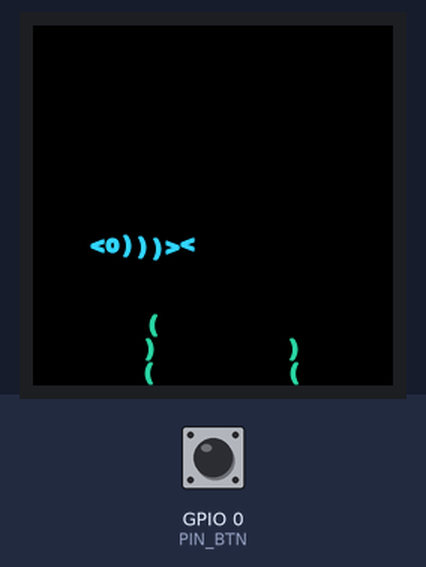
Recording of a program running on a simulated ESP32 board running MicroPython. Shown: 240×240 colour display. The inputs (shaded band) are chosen by the test bench; at power-on: GPIO 0 (PIN_BTN) HIGH. Random numbers come from a fixed seed; library files of the repository ran but are not shown: st7789.py; what the program prints to the serial console is not drawn.

Above: at 1.45 s.
1.8 s: GPIO 0 (PIN_BTN) pulled LOW for 0.15 s
At 2.14 s:
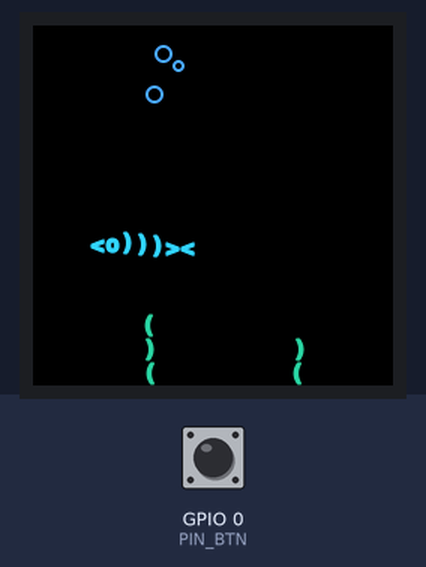
2.5 s: GPIO 0 (PIN_BTN) pulled LOW for 1 s
At 2.77 s:
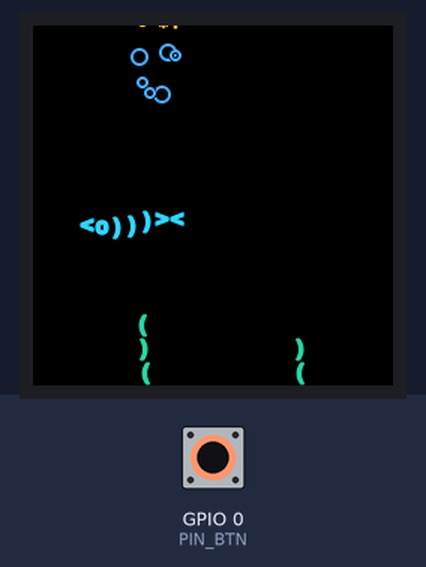
4.1 s: GPIO 0 (PIN_BTN) pulled LOW for 0.15 s
At 4.28 s:
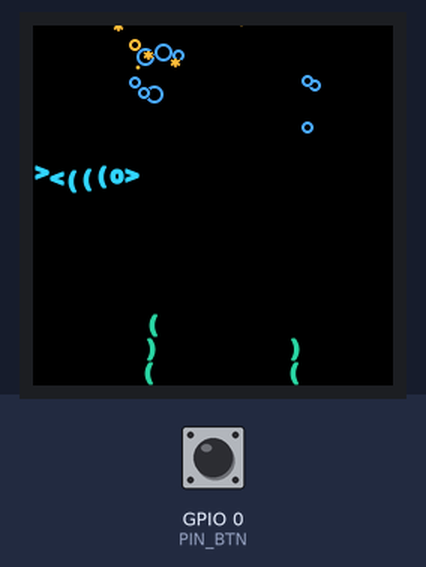
4.8 s: GPIO 0 (PIN_BTN) pulled LOW for 1 s
At 5.2 s:
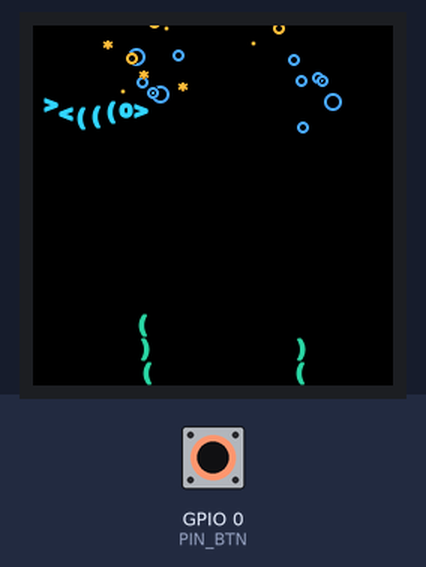
Timing chart, 0 to 7.4 s (numbered marks = the images above; inputs shaded):
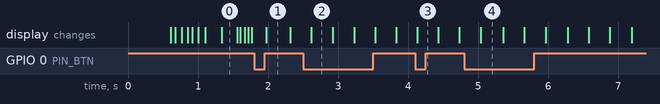

The program:

main.py
```python
import time
import gc
import config
import tank
from machine import Pin
from screen_esp32 import ESP32Screen

screen = ESP32Screen()
t = tank.Tank()
btn = Pin(config.PIN_BTN, Pin.IN, Pin.PULL_UP) if config.PIN_BTN is not None else None
btn_prev = 1

last = time.ticks_ms()
fps_t = last
frames = 0
work_sum = 0
work_max = 0
gc_every = config.GC_EVERY

while True:
    now = time.ticks_ms()
    dt = time.ticks_diff(now, last)
    last = now

    if btn is not None:
        v = btn.value()
        if v == 0 and btn_prev == 1:
            t.drop_food()
        btn_prev = v

    t.step(dt)
    t.draw(screen)
    screen.show()

    frames += 1
    spent = time.ticks_diff(time.ticks_ms(), now)
    work_sum += spent
    if spent > work_max:
        work_max = spent
    if config.SHOW_FPS and time.ticks_diff(now, fps_t) >= 2000:
        print("fps:", frames * 1000 // time.ticks_diff(now, fps_t), " 每帧平均", work_sum // frames, "ms 最慢", work_max, "ms")
        frames = 0
        work_sum = 0
        work_max = 0
        fps_t = now
    if gc_every and frames % gc_every == 0:
        gc.collect()
        spent = time.ticks_diff(time.ticks_ms(), now)
    if spent < config.FRAME_MS:
        time.sleep_ms(config.FRAME_MS - spent)
```

config.py
```python
W = 120
H = 120
SCALE = 2
CELL_W = 5
CELL_H = 8

FISH_COUNT = 1
WEED_X = (35, 85)
FOOD_FLAKES = (4, 7)
DROP_BUBBLES = 3
FOOD_LIFETIME = 1500

FISH_SPEED = (0.5, 0.7)
FISH_SWIM_TIME = (45, 90)
FISH_TURN_CHANCE = 0.1
FISH_WALL_MARGIN = 3
FISH_STOP_CHANCE = 0.15
FISH_IDLE_TIME = (10, 40)
FISH_Y = (37, 76)
FISH_DEPTH_CHANCE = 0.6
FISH_FAR_CHANCE = 0.25
FISH_UP = (6, 46)
FISH_DOWN = (84, 100)
WAG_AMP = 1.5
WAG_SPEED = 0.8

FOOD_SINK = (0.12, 0.3)
FOOD_CHASE_Y = 50
FEED_SPEED = 0.8
MUNCH_FRAMES = 18
MOUTH_PERIOD = 3
SWELL = 0.4

WORDS = ("gulp", "*chomp*", "*crunch*", "yum")
WORD_FADE_IN = 4
WORD_GLOW = 6
WORD_SETTLE = 3
WORD_FADE_OUT = 14
WORD_GAP = 42
WORD_GLOW_SPREAD = 0.5
WORD_GLOW_ON = True
WORD_STEPS = 6

BUBBLE_SMALL_RATIO = 0.7
WEED_BUBBLE_CHANCE = 0.002
MOUTH_BUBBLE_CHANCE = 0.004

COLOR_FISH = (53, 212, 255)
COLOR_WEED = (47, 214, 160)
COLOR_BUBBLE = (74, 168, 255)
COLOR_FOOD = (255, 190, 60)
COLOR_WORD = (225, 255, 170)
COLOR_WORD_BRIGHT = (255, 255, 235)
COLOR_WORD_GLOW = (110, 140, 90)
COLOR_WORD_END = (0, 0, 0)

FRAME_MS = 8
REFRESH_HZ = 90
GC_EVERY = 10
SHOW_FPS = True

SCREEN_W = 240
SCREEN_H = 240

PIN_SCK = 4
PIN_MOSI = 5
PIN_DC = 6
PIN_RST = 7
PIN_CS = 8
PIN_BL = 9
PIN_BTN = 0
BL_LEVEL = 100

SMOOTH_FONT = True
SPI_BAUD = 40000000
SPI_POLARITY = 1
SPI_PHASE = 1
INVERT = True
BGR = False
X_OFFSET = 0
Y_OFFSET = 0

MIRROR_X = True
MIRROR_Y = False
```

tank.py
```python
import math
import random
import config


def rnd(a, b):
    return a + (b - a) * random.random()


FISH_RIGHT = "><(((o>"
FISH_LEFT = "<o)))><"
FISH_N = len(FISH_RIGHT)
FISH_W = FISH_N * config.CELL_W
WORDS = config.WORDS
WORD_LIFE = config.WORD_FADE_IN + config.WORD_GLOW + config.WORD_SETTLE + config.WORD_FADE_OUT


def lerp_color(a, b, u):
    n = config.WORD_STEPS
    u = int(u * n + 0.5) / n
    if u < 0:
        u = 0
    if u > 1:
        u = 1
    return (int(a[0] + (b[0] - a[0]) * u + 0.5),
            int(a[1] + (b[1] - a[1]) * u + 0.5),
            int(a[2] + (b[2] - a[2]) * u + 0.5))


def word_look(age):
    n1 = config.WORD_FADE_IN
    n2 = n1 + config.WORD_GLOW
    n3 = n2 + config.WORD_SETTLE
    if age < n1:
        return lerp_color((0, 0, 0), config.COLOR_WORD_BRIGHT, age / n1), None
    if age < n2:
        glow = config.COLOR_WORD_GLOW if config.WORD_GLOW_ON else None
        return config.COLOR_WORD_BRIGHT, glow
    if age < n3:
        return lerp_color(config.COLOR_WORD_BRIGHT, config.COLOR_WORD, (age - n2) / config.WORD_SETTLE), None
    u = (age - n3) / config.WORD_FADE_OUT
    return lerp_color(config.COLOR_WORD, config.COLOR_WORD_END, u), None


class Fish:
    def __init__(self):
        self.x = rnd(10, config.W - FISH_W - 10)
        self.y = rnd(config.FISH_Y[0], config.FISH_Y[1])
        self.y_goal = self.y
        self.dir = 1 if random.random() < 0.5 else -1
        self.next_dir = self.dir
        self.v = 0.0
        self.vy = 0.0
        self.sv = 0.0
        self.speed_goal = 0.0
        self.mode = "idle"
        self.timer = rnd(30, 90)
        self.wag = rnd(0, 6)
        self.phase = rnd(0, 6)
        self.just_ate = False
        self.eaten_at = (0, 0)
        self.chew = 0.0
        self.munch_t = 0.0
        self.target = None
        self.unseen = 0.0
        self.chase_t = 0.0

    def mouth(self):
        mx = self.x + FISH_W if self.dir > 0 else self.x
        return mx, self.y + 4

    def clamp(self):
        if self.x < 0:
            self.x = 0
        if self.x > config.W - FISH_W:
            self.x = config.W - FISH_W

    def update(self, frame, foods, k):
        self.just_ate = False
        y_before = self.y
        if self.munch_t > 0:
            self.munch_t -= k
        target = self.target
        if target is not None:
            alive = False
            for g in foods:
                if g is target:
                    alive = True
                    break
            self.chase_t += k
            if not alive or self.chase_t > 400:
                target = None
        if target is None:
            self.chase_t = 0.0
            if foods:
                r2 = config.FOOD_CHASE_Y ** 2
                cx = self.x + FISH_W / 2
                cy = self.y + 4
                best = 1e9
                far_best = 1e9
                far = None
                for f in foods:
                    if f[1] < 2:
                        continue
                    d = (f[0] - cx) ** 2 + (f[1] - cy) ** 2
                    if d < r2:
                        if d < best:
                            best = d
                            target = f
                    elif d < far_best:
                        far_best = d
                        far = f
                if target is None and far is not None:
                    self.unseen += k
                    if self.unseen > 240:
                        target = far
                if target is not None:
                    self.unseen = 0.0
            else:
                self.unseen = 0.0
        self.target = target
        if target is not None:
            self.feed(target, foods, k)
        else:
            self.chew = 0.0
            if self.mode == "feed":
                self.mode = "idle"
                self.speed_goal = 0.0
                self.timer = rnd(20, 60)
            self.wander(k)
        self.vy += (abs(self.y - y_before) / k - self.vy) * 0.3
        self.sv = math.sqrt(self.v * self.v + self.vy * self.vy)
        self.wag += (0.10 + 0.22 * min(self.sv, 1.4)) * k * config.WAG_SPEED

    def feed(self, f, foods, k):
        self.mode = "feed"
        spd = config.FEED_SPEED
        fx = f[0]
        d_r = fx - (self.x + FISH_W)
        d_l = self.x - fx
        if self.dir > 0 and -6 <= d_r <= 6:
            want = 1
            step = d_r if d_r > 0 else 0.0
        elif self.dir < 0 and -6 <= d_l <= 6:
            want = -1
            step = -d_l if d_l > 0 else 0.0
        elif d_r > 2:
            want = 1
            step = d_r
        elif d_l > 2:
            want = -1
            step = -d_l
        else:
            over_r = fx - self.x
            over_l = self.x + FISH_W - fx
            ok_r = fx <= config.W - FISH_W - 2
            ok_l = fx >= FISH_W + 2
            if ok_r and not ok_l:
                want = 1
            elif ok_l and not ok_r:
                want = -1
            elif over_r + 4 < over_l:
                want = 1
            elif over_l + 4 < over_r:
                want = -1
            else:
                want = self.dir
            step = want * spd
        self.dir = want
        self.next_dir = want
        lim = spd
        chewing = self.chew > 0
        if chewing:
            self.chew -= k
            lim = 0.25
        if step > lim:
            step = lim
        elif step < -lim:
            step = -lim
        self.x += step * k
        self.v = abs(step)
        ty = f[1] - 4
        if ty < 2:
            ty = 2
        if ty > config.H - 12:
            ty = config.H - 12
        vy = (ty - self.y) * 0.08
        if not chewing:
            if vy > spd:
                vy = spd
            elif vy < -spd:
                vy = -spd
        self.y += vy * k
        self.clamp()
        mx, my = self.mouth()
        eaten = 0
        for g in list(foods):
            if eaten < 2 and (g[0] - mx) ** 2 + (g[1] - my) ** 2 < 100:
                foods.remove(g)
                eaten += 1
                self.eaten_at = (g[0], g[1])
        if eaten:
            self.just_ate = True
            self.chew = 8.0
            self.munch_t = config.MUNCH_FRAMES

    def decide(self):
        if self.mode == "swim" and random.random() < config.FISH_STOP_CHANCE:
            self.mode = "idle"
            self.speed_goal = 0.0
            self.timer = rnd(config.FISH_IDLE_TIME[0], config.FISH_IDLE_TIME[1])
        else:
            self.mode = "swim"
            self.speed_goal = rnd(config.FISH_SPEED[0], config.FISH_SPEED[1])
            self.timer = rnd(config.FISH_SWIM_TIME[0], config.FISH_SWIM_TIME[1])
            if random.random() < config.FISH_TURN_CHANCE:
                self.next_dir = -self.dir
        if random.random() < config.FISH_DEPTH_CHANCE:
            if random.random() < config.FISH_FAR_CHANCE:
                if random.random() < 0.5:
                    up = config.FISH_UP
                    self.y_goal = rnd(up[0], up[1])
                else:
                    dn = config.FISH_DOWN
                    self.y_goal = rnd(dn[0], dn[1])
            else:
                self.y_goal = rnd(config.FISH_Y[0], config.FISH_Y[1])

    def wander(self, k):
        self.timer -= k
        if self.timer <= 0:
            self.decide()
        m = config.FISH_WALL_MARGIN
        if self.dir > 0 and self.x > config.W - FISH_W - m:
            self.next_dir = -1
        elif self.dir < 0 and self.x < m:
            self.next_dir = 1
        want = self.speed_goal
        rate = 0.05
        if self.next_dir != self.dir:
            want = 0.0
            rate = 0.12
            if self.v < 0.12:
                self.dir = self.next_dir
                want = self.speed_goal
        self.v += (want - self.v) * rate * k
        self.x += self.dir * self.v * k
        self.y += (self.y_goal - self.y) * 0.02 * k
        self.clamp()

    def draw(self, screen, frame):
        s = FISH_RIGHT if self.dir > 0 else FISH_LEFT
        gap = 0.0
        if self.munch_t > 0:
            done = config.MUNCH_FRAMES - self.munch_t
            if int(done / config.MOUTH_PERIOD) % 2 == 0:
                if self.dir > 0:
                    s = s[:-1] + "<"
                else:
                    s = ">" + s[1:]
            gap = config.SWELL * math.sin(math.pi * done / config.MUNCH_FRAMES)
        amp = (0.9 + 1.6 * min(self.sv, 1.4) / 1.4) * config.WAG_AMP
        bob = math.sin(frame * 0.05 + self.phase) * 0.8 if self.mode == "idle" else 0
        bx = self.x - gap * (FISH_N - 1) / 2
        by = self.y + bob
        for i in range(FISH_N):
            h = (FISH_N - 1 - i) if self.dir > 0 else i
            w = 0.15 + 0.85 * h / (FISH_N - 1)
            off = math.sin(self.wag - h * 0.9) * amp * w
            screen.text(s[i], bx + i * (config.CELL_W + gap), by + off, config.COLOR_FISH)


class Tank:
    def __init__(self):
        self.frame = 0
        self.k = config.FRAME_MS / 33.0
        self.fish = [Fish() for _ in range(config.FISH_COUNT)]
        self.weeds = []
        for wx in config.WEED_X:
            self.weeds.append([wx, random.randint(2, 3), rnd(0, 6)])
        self.bubbles = []
        self.foods = []
        self.words = []
        self.word_cd = 0.0

    def weed_sway(self, w, i):
        return math.sin(self.frame * 0.08 + w[2] + i * 0.5) * (1 + i * 0.4)

    def add_bubble(self, x, y, big=False):
        size = "1" if random.random() < config.BUBBLE_SMALL_RATIO else "2"
        if big:
            stop = rnd(6, 34)
        else:
            stop = rnd(5, 16)
        self.bubbles.append([x, y, rnd(0.15, 0.4), rnd(0, 6), size, None, stop])

    def drop_food(self, x=None):
        if x is None:
            x = rnd(24, config.W - 24)
        n = config.FOOD_FLAKES
        if isinstance(n, tuple):
            n = int(rnd(n[0], n[1] + 1))
        for _ in range(n):
            r = random.random()
            kind = "0" if r < 0.6 else ("*" if r < 0.85 else ".")
            fx = x + rnd(-22, 22)
            if fx < 4:
                fx = 4
            if fx > config.W - 8:
                fx = config.W - 8
            self.foods.append([fx, rnd(-30, -2), 0, rnd(-0.4, 0.4), rnd(config.FOOD_SINK[0], config.FOOD_SINK[1]), kind])
        nb = config.DROP_BUBBLES
        if isinstance(nb, tuple):
            nb = int(rnd(nb[0], nb[1] + 1))
        for _ in range(nb):
            self.add_bubble(x + rnd(-18, 18), rnd(4, 20), True)

    def step(self, ms=None):
        if ms is None:
            k = self.k
        else:
            k = ms / 33.0
            if k > 3.0:
                k = 3.0
            if k < 0.05:
                k = 0.05
        self.frame += k
        if self.weeds and random.random() < config.WEED_BUBBLE_CHANCE * k:
            w = random.choice(self.weeds)
            bx = w[0] + self.weed_sway(w, w[1] - 1) + 1
            by = config.H - config.CELL_H * w[1] - 2
            self.add_bubble(bx, by)
        alive = []
        for b in self.bubbles:
            if b[5] is None:
                b[1] -= b[2] * k
                if b[1] <= b[6]:
                    b[1] = b[6]
                    b[5] = rnd(60, 200)
            else:
                b[5] -= k
            if b[5] is None or b[5] > 0:
                alive.append(b)
        self.bubbles = alive
        for f in self.foods:
            f[2] += k
            f[0] += f[3] * k
            f[3] *= 1.0 - 0.01 * k
            if f[0] < 2:
                f[0] = 2
                f[3] = abs(f[3])
            elif f[0] > config.W - 6:
                f[0] = config.W - 6
                f[3] = -abs(f[3])
            if f[1] < config.H - 16:
                f[1] += f[4] * k
        self.foods = [f for f in self.foods if f[2] < config.FOOD_LIFETIME]
        for fi in self.fish:
            fi.update(self.frame, self.foods, k)
            if fi.just_ate:
                self.munch(fi)
            elif fi.mode != "feed" and random.random() < config.MOUTH_BUBBLE_CHANCE * k:
                self.spit(fi)
        if self.word_cd > 0:
            self.word_cd -= k
        for wd in self.words:
            wd[3] += k
            wd[1] -= 0.1 * k
        self.words = [wd for wd in self.words if wd[3] < WORD_LIFE]

    def spit(self, fi):
        mx, my = fi.mouth()
        self.add_bubble(mx + (1 if fi.dir > 0 else -5), my - 2)

    def munch(self, fi):
        ex, ey = fi.eaten_at
        if random.random() < 0.6:
            self.spit(fi)
        if self.word_cd > 0 or len(self.words) >= 3:
            return
        shown = [o[2] for o in self.words]
        choices = [x for x in WORDS if x not in shown]
        if not choices:
            return
        text = random.choice(choices)
        w = len(text) * 4
        for _ in range(5):
            wx = ex - w / 2 + rnd(-10, 10)
            wy = ey - 10 + rnd(-6, 4)
            if wx < 0:
                wx = 0
            if wx > config.W - w:
                wx = config.W - w
            if wy < 0:
                wy = 0
            ok = True
            for o in self.words:
                if wx < o[0] + len(o[2]) * 4 + 2 and o[0] < wx + w + 2 and abs(wy - o[1]) < 8:
                    ok = False
                    break
            if ok:
                self.words.append([wx, wy, text, 0])
                self.word_cd = WORD_LIFE + config.WORD_GAP
                return

    def draw(self, screen):
        screen.clear()
        c = config.CELL_H
        for w in self.weeds:
            for i in range(w[1]):
                ch = ")" if i % 2 else "("
                screen.text(ch, w[0] + self.weed_sway(w, i), config.H - c * (i + 1), config.COLOR_WEED)
        for b in self.bubbles:
            bx = b[0] + math.sin(self.frame * 0.1 + b[3]) * 1.5
            screen.text(b[4], bx - 4, b[1] - 4, config.COLOR_BUBBLE, 2)
        for f in self.foods:
            screen.text(f[5], f[0], f[1], config.COLOR_FOOD, 1)
        for fi in self.fish:
            fi.draw(screen, self.frame)
        for wd in self.words:
            color, glow = word_look(wd[3])
            if glow is not None:
                g = config.WORD_GLOW_SPREAD
                for dx, dy in ((-g, 0), (g, 0), (0, -g), (0, g)):
                    screen.text(wd[2], wd[0] + dx, wd[1] + dy, glow, 1)
            screen.text(wd[2], wd[0], wd[1], color, 1)
```

screen_esp32.py
```python
import config
from dirty import DirtyRenderer
from st7789 import ST7789


class ESP32Screen(DirtyRenderer):
    def __init__(self):
        DirtyRenderer.__init__(self, ST7789(), config.SCREEN_W, config.SCREEN_H)
```

Source omitted: dirty.py (7215 bytes), glyphs.py (2142 bytes)
